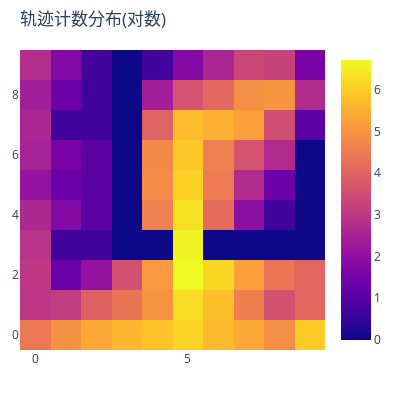

Notebook source saved alongside this figure:
### Code cell
world = GridWorld(
    states_features=world_trajGen.states_features,
    expert_trajs=world_trajGen.df_trajs,
    width=10,
    height=10,
    active_all=False,
    trans_prob=0.6,
    real_reward_mat = world_trajGen.real_rewards_matrix
)
world.ShowGridWorld_Count_log(title='轨迹计数分布(对数)')

### Figure 1 — Plotly figure (JSON) as saved in the notebook; plotly's stock layout.template omitted (floating-point values rounded to 4 significant figures)
{"data": [{"type": "heatmap", "z": [[4.454, 4.963, 5.38, 5.628, 5.841, 6.122, 5.71, 5.371, 4.883, 5.999], [2.996, 3.135, 3.951, 4.369, 5.004, 6.26, 5.79, 4.585, 3.584, 4.078], [2.996, 1.386, 2.079, 3.584, 5.075, 6.709, 6.18, 5.226, 4.394, 4.06], [2.89, 0.6931, 0.6931, 0, 0, 6.624, 0, 0, 0, 0], [2.639, 1.792, 1.099, 0, 4.605, 6.347, 4.174, 1.946, 0.6931, 0], [2.079, 1.386, 1.099, 0, 4.836, 6.075, 4.522, 2.708, 1.386, 0], [2.485, 1.609, 1.099, 0, 4.779, 5.938, 4.605, 3.638, 2.708, 0], [2.565, 0.6931, 0.6931, 0, 3.989, 5.727, 5.529, 5.215, 3.497, 1.099], [2.398, 1.386, 0.6931, 0, 2.398, 3.638, 4.111, 4.905, 5.043, 2.708], [2.773, 1.792, 0.6931, 0, 0.6931, 1.792, 2.565, 3.332, 3.258, 1.609]]}], "layout": {"autosize": false, "height": 400, "margin": {"b": 50, "l": 20, "r": 20, "t": 50}, "title": {"text": "轨迹计数分布(对数)"}, "width": 400}}
